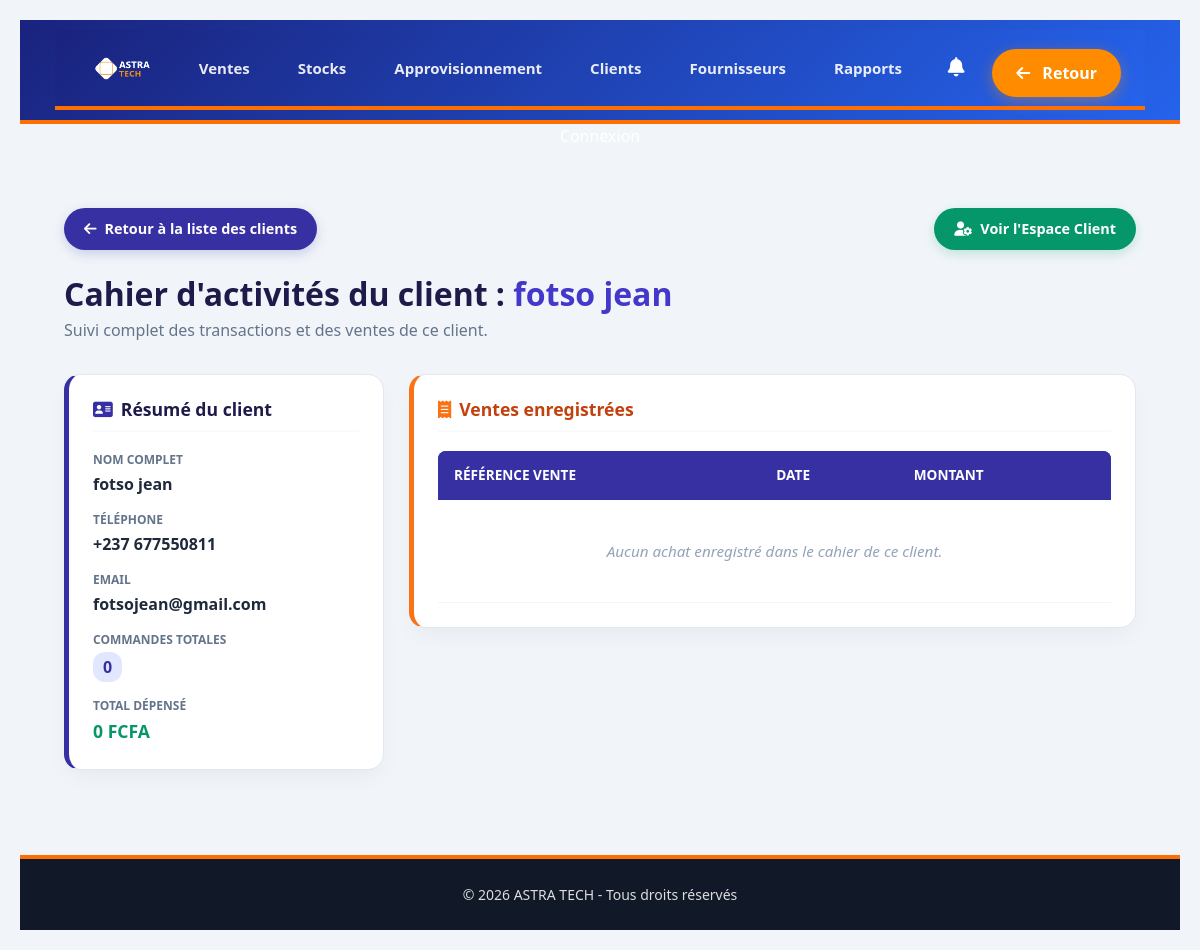
Page /client/4/cahier/ (signed in) on the earlier database version.
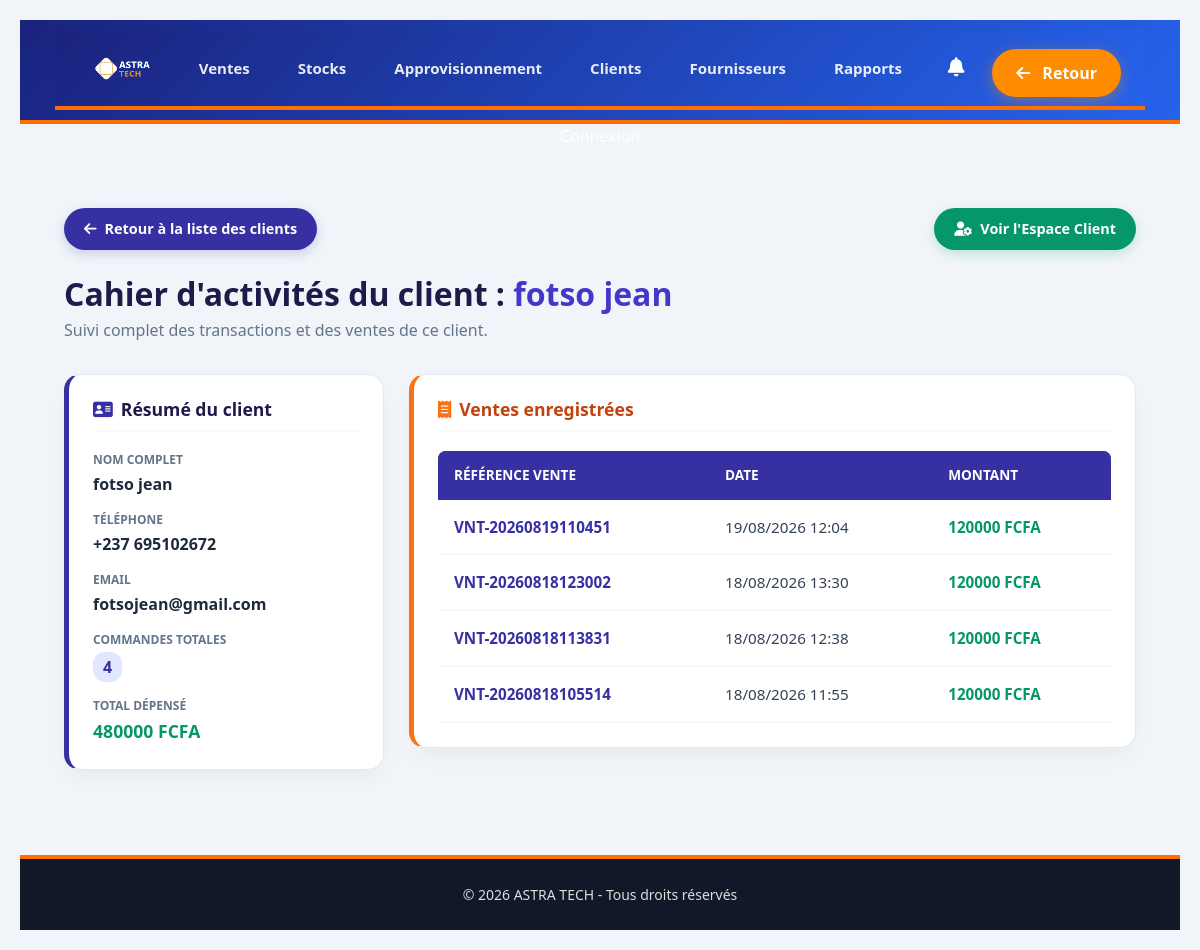
Same page on the later database version.
### astra/models.py (models this page shows, shortened)
class Client(models.Model):
    reference = models.CharField(
        max_length=100,
        unique=True,
        blank=True,
        null=True
    )
    nom = models.CharField(
        max_length=255
    )
    telephone = models.CharField(
        max_length=50,
        blank=True
    )
    email = models.EmailField(
        blank=True,
        null=True
    )
    date_naissance = models.DateField(
        blank=True,
        null=True
    )
    adresse = models.TextField(
        blank=True
    )
    mot_de_passe = models.CharField(
        max_length=255,
        blank=True,
        null=True
    )
    date_inscription = models.DateField(
        auto_now_add=True,
        null=True,
        blank=True
    )
    total_depense = models.DecimalField(
        max_digits=12,
        decimal_places=2,
        default=0
    )
    is_active = models.BooleanField(
        default=True
    )

class Vente(models.Model):
    STATUT_CHOICES = [
        ("en_attente", "En attente"),
        ("confirmee", "Confirmée"),
        ("livree", "Livrée"),
    ]
    reference = models.CharField(
        max_length=100,
        unique=True
    )
    client = models.ForeignKey(
        Client,
        on_delete=models.SET_NULL,
        null=True,
        blank=True,
        related_name="ventes"
    )
    date_vente = models.DateTimeField(
        default=timezone.now
    )
    montant_total = models.DecimalField(
        max_digits=12,
        decimal_places=2,
        default=0
    )
    mode_paiement = models.CharField(
        max_length=50,
        default="especes"
    )
    statut = models.CharField(
        max_length=50,
        choices=STATUT_CHOICES,
        default="en_attente"
    )
    est_archive = models.BooleanField(
        default=False
    )

### astra/views.py (the view)
# urls.py: path("client/<int:client_id>/cahier/", views.detail_client_activites, name="detail_client_activites"),
def detail_client_activites(request, client_id):
    session_id = request.session.get('client_connecte_id')
    if not session_id:
        return redirect('astra:client_login', client_id=client_id)
    client = get_object_or_404(Client, id=client_id)
    if int(session_id) != int(client.id):
        return redirect('astra:detail_client_activites', client_id=session_id)
    historique_achats = Vente.objects.filter(client=client, est_archive=False).order_by('-date_vente')
    nombre_achats = historique_achats.count()
    total_depenses = historique_achats.aggregate(total=Sum('montant_total'))['total'] or 0
    context = {
        'client': client,
        'historique_achats': historique_achats,
        'nombre_achats': nombre_achats,
        'total_depenses': total_depenses,
    }
    return render(request, 'astra/detail_client_activites.html', context)

### astra/context_processors.py (called while the page is built)
def notifications_processor(request):
    path = request.path.lower()
    cat = None
    if 'vente' in path:
        cat = 'ventes'
    elif 'stock' in path:
        cat = 'stocks'
    elif 'appro' in path:
        cat = 'appro'
    elif 'client' in path:
        cat = 'clients'
    elif 'fournisseur' in path:
        cat = 'fournisseurs'
    elif 'rapport' in path:
        cat = 'rapports'
    if cat:
        notifications = NotificationPlateforme.objects.filter(lu=False, categorie=cat).order_by('-id')
    else:
        notifications = NotificationPlateforme.objects.none()
    return {
        'notifications_non_lues': notifications,
        'nombre_notifications': notifications.count()
    }

### astra/Templates/astra/detail_client_activites.html (shortened to what this page needs)
{% extends 'base.html' %}
{% load static %}
{% block content %}
<div class="astra-dashboard">
    <div
        style="display: flex; justify-content: space-between; align-items: center; margin-bottom: 25px; flex-wrap: wrap; gap: 15px;">
        <a href="{% url 'astra:clients' %}" class="btn-retour">
            <i class="fa-solid fa-arrow-left"></i> Retour à la liste des clients
        </a>
        <a href="{% url 'astra:client_login' client.id %}" class="btn-espace-client">
            <i class="fa-solid fa-user-gear"></i> Voir l'Espace Client
        </a>
    </div>
    <div style="margin-bottom: 2rem;">
        <h1 style="color: #1e1b4b; font-size: 2rem; font-weight: 800; margin-bottom: 5px;">
            Cahier d'activités du client : <span style="color: #4338ca;">{{ client.nom }}</span>
        </h1>
        <p style="color: #64748b;">Suivi complet des transactions et des ventes de ce client.</p>
    </div>
    <div class="layout-grid">
        <div class="card">
            <h2 class="card-title"><i class="fa-solid fa-address-card" style="color: #3730a3;"></i> Résumé du client
            </h2>
            <div class="summary-item">
                <label>Nom complet</label>
                <span>{{ client.nom }}</span>
            </div>
            <div class="summary-item">
                <label>Téléphone</label>
                <span>{{ client.telephone|default:"N/A" }}</span>
            </div>
            <div class="summary-item">
                <label>Email</label>
                <span>{{ client.email|default:"N/A" }}</span>
            </div>
            <div class="summary-item">
                <label>Commandes totales</label>
                <span
                    style="background: #e0e7ff; color: #3730a3; padding: 3px 10px; border-radius: 12px; display: inline-block;">
                    {{ nombre_achats }}
                </span>
            </div>
            <div class="summary-item" style="margin-bottom: 0;">
                <label>Total dépensé</label>
                <span style="color: #059669; font-size: 1.1rem; font-weight: 700;">
                    {{ total_depenses|floatformat:0 }} FCFA
                </span>
            </div>
        </div>
        <div class="card orange-accent">
            <h2 class="card-title" style="color: #c2410c;"><i class="fa-solid fa-receipt" style="color: #f97316;"></i>
                Ventes enregistrées</h2>
            <div style="overflow-x: auto;">
                <table class="astra-table">
                    <thead>
                        <tr>
                            <th>Référence Vente</th>
                            <th>Date</th>
                            <th>Montant</th>
                        </tr>
                    </thead>
                    <tbody>
                        {% for vente in historique_achats %}
                        <tr>
                            <td style="font-weight: 700; color: #3730a3;">{{ vente.reference }}</td>
                            <td>{{ vente.date_vente|date:"d/m/Y H:i" }}</td>
                            <td style="font-weight: 700; color: #059669;">{{ vente.montant_total|floatformat:0 }} FCFA
                            </td>
                        </tr>
                        {% empty %}
                        <tr>
                            <td colspan="3"
                                style="text-align: center; padding: 2.5rem; color: #94a3b8; font-style: italic;">
                                Aucun achat enregistré dans le cahier de ce client.
                            </td>
                        </tr>
                        {% endfor %}
                    </tbody>
                </table>
            </div>
        </div>
    </div>
</div>
{% endblock %}

Differences in the rows shown:
changed Client "fotso jean": telephone "+237 677550811" → "+237 695102672"
added Vente: reference "VNT-20260819110451", date_vente "19/08/2026 12:04", montant_total "120000"
added Vente: reference "VNT-20260818123002", date_vente "18/08/2026 13:30", montant_total "120000"
added Vente: reference "VNT-20260818113831", date_vente "18/08/2026 12:38", montant_total "120000"
added Vente: reference "VNT-20260818105514", date_vente "18/08/2026 11:55", montant_total "120000"
Other differences:
{{ nombre_achats }}: "0" → "4"
{{ total_depenses|floatformat:0 }}: "0" → "480000"
text no longer shown: "Aucun achat enregistré dans le cahier de ce client."
